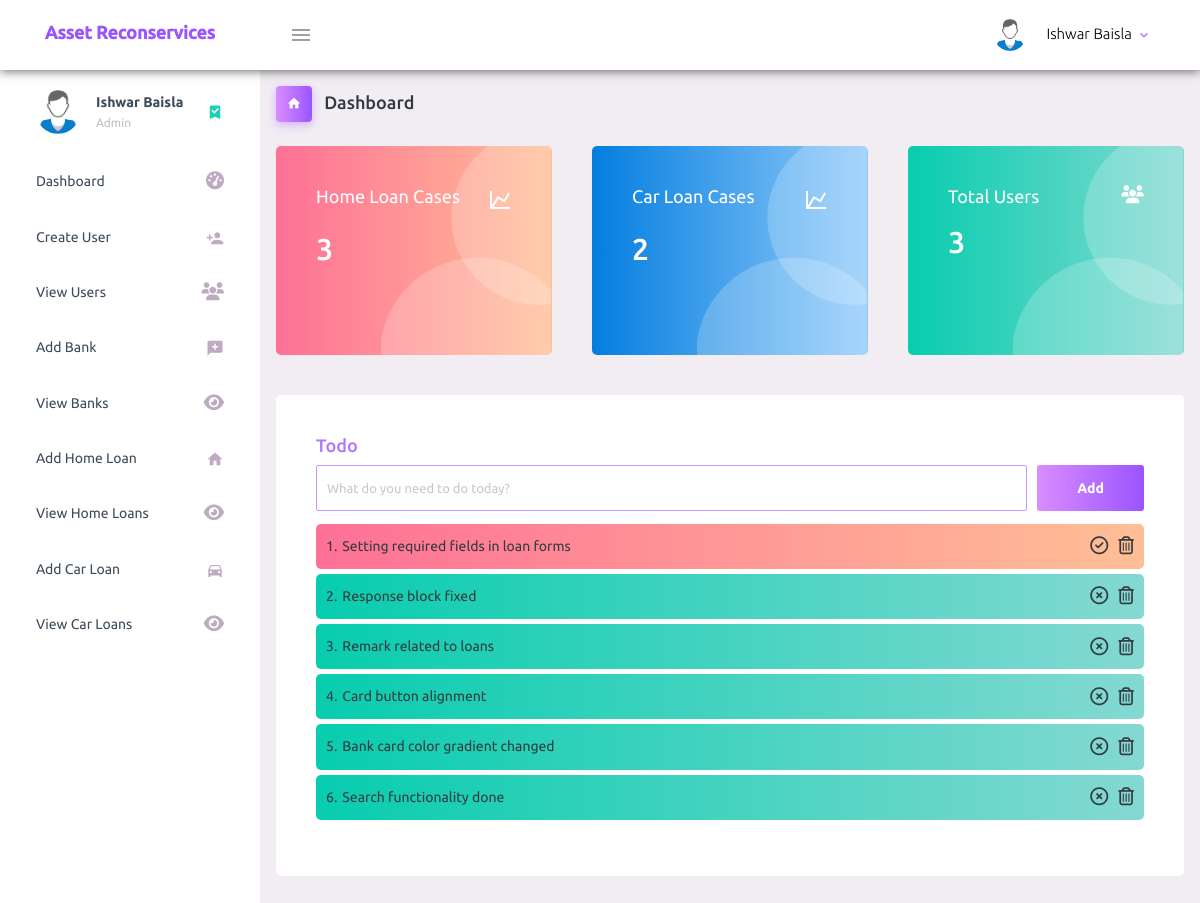
The page / (signed in) on the database as committed earlier.
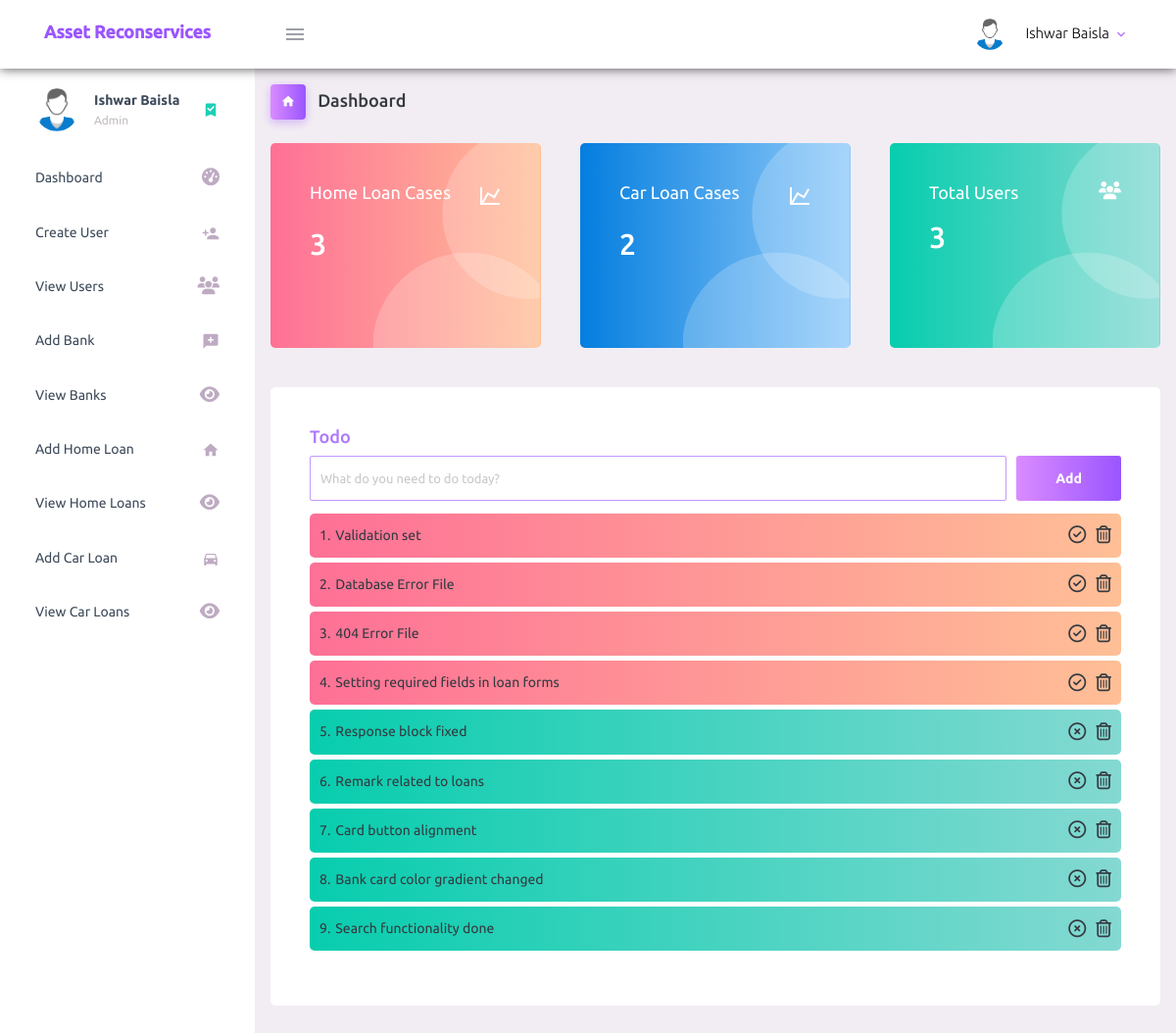
The same page on the database as committed later.
### tables this page shows
CREATE TABLE `to_do` (
  `to_do_id` int(11) NOT NULL,
  `user_id` int(11) NOT NULL,
  `to_do_work` varchar(200) NOT NULL,
  `status` tinyint(4) NOT NULL
);

### index.php (the view, shortened to what this page needs)
<?php
  require_once('connection.php');
  $sql = "SELECT user_id FROM user_registration";
  $result = $conn->query($sql);
  $total_users = $result->num_rows;
  $sql = "SELECT home_loan_cid FROM home_loan";
  $result = $conn->query($sql);
  $total_home_loan = $result->num_rows;
  $sql = "SELECT car_loan_cid FROM car_loan";
  $result = $conn->query($sql);
  $total_car_loan = $result->num_rows;
?>
<!DOCTYPE html>
<html lang="en">
  <head>
    <link rel="stylesheet" href="assets/vendors/mdi/css/materialdesignicons.min.css">
    <link rel="stylesheet" href="assets/vendors/css/vendor.bundle.base.css">
    <link rel="stylesheet" href="assets/css/style.css">
  </head>
  <body>
    <div class="container-scroller">
      <?php require 'includes/dashboard-header.php'; ?>
      <div class="container-fluid page-body-wrapper">
        <?php require 'includes/side-navigation.php'; ?>
        <div class="main-panel">
          <div class="content-wrapper">
            <div class="page-header">
              <h3 class="page-title">
                <span class="page-title-icon bg-gradient-primary text-white mr-2">
                  <i class="mdi mdi-home"></i>
                </span> Dashboard
              </h3>
            </div>
            <div class="row">
              <div class="col-md-4 stretch-card grid-margin">
                <div class="card bg-gradient-danger card-img-holder text-white">
                  <div class="card-body">
                    <img src="assets/images/dashboard/circle.svg" class="card-img-absolute" alt="circle-image" />
                    <h4 class="font-weight-normal mb-3">Home Loan Cases <i class="mdi mdi-chart-line mdi-24px float-right"></i>
                    </h4>
                    <h2 class="mb-5"><?php echo $total_home_loan; ?></h2>
                  </div>
                </div>
              </div>
              <div class="col-md-4 stretch-card grid-margin">
                <div class="card bg-gradient-info card-img-holder text-white">
                  <div class="card-body">
                    <img src="assets/images/dashboard/circle.svg" class="card-img-absolute" alt="circle-image" />
                    <h4 class="font-weight-normal mb-3">Car Loan Cases <i class="mdi mdi-chart-line mdi-24px float-right"></i>
                    </h4>
                    <h2 class="mb-5"><?php echo $total_car_loan; ?></h2>
                  </div>
                </div>
              </div>
              <div class="col-md-4 stretch-card grid-margin">
                <div class="card bg-gradient-success card-img-holder text-white">
                  <div class="card-body">
                    <img src="assets/images/dashboard/circle.svg" class="card-img-absolute" alt="circle-image" />
                    <h4 class="font-weight-normal mb-3">Total Users <i class="fas fa-users mdi-24px float-right"></i>
                    </h4>
                    <h2 class="mb-5"><?php echo $total_users; ?></h2>
                  </div>
                </div>
              </div>
              <div class="col-md-12 grid-margin stretch-card">
                <div class="card">
                  <div class="card-body">
                    <h4 class="theme-text">Todo</h4>
                    <form class="d-flex" method="POST">
                      <input style="margin-right: 10px;" type="text" id="to-do-work" class="form-control todo-list-input form-input" placeholder="What do you need to do today?">
                      <button class="add btn btn-gradient-primary font-weight-bold todo-list-add-btn" type="submit" id="add-task">Add</button>
                    </form>
                    <div class="">
                      <ul id="all-to-do-list" class="">
                        <?php
                            $sql = "SELECT * FROM to_do WHERE user_id = '$_SESSION[user_id]' ORDER BY to_do_id DESC";
                            $result = $conn->query($sql);
                            $index = 0;
                            while($row = $result->fetch_assoc()){
                              if($row['status'] == '0')
                                  $css_class = 'bg-gradient-danger';
                              if($row['status'] == '1')
                                  $css_class = 'bg-gradient-success'
                          ?>
                          <li class="<?php echo $css_class; ?>">
                              <div>
                                  <span><?php echo ($index+1).'.'; ?></span>
                                  <label><?php echo $row['to_do_work']; ?></label>
                              </div>
                              <span>
                                  <?php if($row['status'] == '0'){ ?>
                                          <i class="far fa-check-circle make-status-success"></i>
                                  <?php
                                      }
                                  ?>
                                  <?php if($row['status'] == '1'){ ?>
                                          <i class="far fa-times-circle make-status-incomplete"></i>
                                  <?php
                                      }
                                  ?>
                                  <i class="far fa-trash-alt remove-to-do-work"></i>
                              </span>
                          </li>
                          <?php
                            $index += 1;
                            }
                        ?>
                      </ul>
                    </div>
                  </div>
                </div>
              </div>
        </div>
      </div>
    </div>
  </body>
</html>

### includes/dashboard-header.php (shortened to what this page needs)
<nav class="asset-header navbar default-layout-navbar col-lg-12 col-12 p-0 fixed-top d-flex flex-row">
  <div class="text-center navbar-brand-wrapper d-flex align-items-center justify-content-center">
    <a class="navbar-brand brand-logo" href="index.php">
      <h3 class="logo-container">
        <span style=" font-size:18px;">Asset Reconservices</span>
      </h3>
    </a>
  </div>
  <div class="navbar-menu-wrapper d-flex align-items-stretch">
    <button class="navbar-toggler navbar-toggler align-self-center" type="button" data-toggle="minimize">
      <span class="mdi mdi-menu"></span>
    </button>
    <ul class="navbar-nav navbar-nav-right">
      <li class="nav-item nav-profile dropdown">
        <a class="nav-link dropdown-toggle" id="profileDropdown" href="#" data-toggle="dropdown" aria-expanded="false">
          <div class="nav-profile-img">
            <img src="assets/images/faces-clipart/pic-1.png" alt="">
          </div>
          <div class="nav-profile-text">
            <p class="mb-1 text-black"><?php echo $_SESSION['user_full_name']; ?></p>
          </div>
        </a>
      </li>
    </div>
</nav>

### includes/side-navigation.php (shortened to what this page needs)
<div class="sidebar-space-cover"></div>
<nav class="sidebar sidebar-offcanvas" id="sidebar">
  <ul class="nav">
  <li class="nav-item nav-profile">
      <a href="#" class="nav-link">
        <div class="nav-profile-image">
            <img src="assets/images/faces-clipart/pic-1.png" alt="">
        </div>
        <div class="nav-profile-text d-flex flex-column">
          <span class="font-weight-bold mb-2"><?php echo $_SESSION['user_full_name']; ?></span>
          <span class="text-secondary text-small">
            <?php
              $logged_in_user_role = $_SESSION['user_role'];
              if($logged_in_user_role == '2')
                echo 'Admin';
            ?>
          </span>
        </div>
        <i class="mdi mdi-bookmark-check text-success nav-profile-badge"></i>
      </a>
    </li>
    <li class="nav-item">
      <a class="nav-link" href="index.php">
        <span class="menu-title">Dashboard</span>
        <i class="fas fa-tachometer-alt menu-icon"></i>
      </a>
    </li>
    <?php if($logged_in_user_role == '2'){ ?>
    <li class="nav-item">
      <a class="nav-link" href="create-user.php  ">
        <span class="menu-title">Create User</span>
        <i class="mdi mdi-account-plus menu-icon"></i>
      </a>
    </li>
    <?php } ?>
    <?php if($logged_in_user_role == '2'){ ?>
    <li class="nav-item">
      <a class="nav-link" href="view-users.php  ">
        <span class="menu-title">View Users</span>
        <i class="fas fa-users menu-icon"></i>
      </a>
    </li>
    <?php } ?>
    <?php if($logged_in_user_role != '0'){ ?>
    <li class="nav-item">
      <a class="nav-link" href="add-bank.php  ">
        <span class="menu-title">Add Bank</span>
        <i class="mdi mdi-message-plus menu-icon"></i>
      </a>
    </li>
    <?php } ?>
    <?php if($logged_in_user_role != '0'){ ?>
    <li class="nav-item">
      <a class="nav-link" href="view-banks.php  ">
        <span class="menu-title">View Banks</span>
        <i class="fas fa-eye menu-icon"></i>
      </a>
    </li>
    <?php } ?>
    <li class="nav-item">
      <a class="nav-link" href="home-loan.php  ">
        <span class="menu-title">Add Home Loan</span>
        <i class="mdi mdi-home menu-icon"></i>
      </a>
    </li>
    <li class="nav-item">
      <a class="nav-link" href="view-home-loans.php  ">
        <span class="menu-title">View Home Loans</span>
        <i class="fas fa-eye menu-icon"></i>
      </a>
    </li>
    <li class="nav-item">
      <a class="nav-link" href="car-loan.php  ">
        <span class="menu-title">Add Car Loan</span>
        <i class="mdi mdi-car menu-icon"></i>
      </a>
    </li>
    <li class="nav-item">
      <a class="nav-link" href="view-car-loans.php  ">
        <span class="menu-title">View Car Loans</span>
        <i class="fas fa-eye menu-icon"></i>
      </a>
    </li>
  </ul>
</nav>

Rows that differ between the two databases and show on the page:
added to_do: to_do_work "Validation set", status 0 (drawn)
added to_do: to_do_work "Database Error File", status 0 (drawn)
added to_do: to_do_work "404 Error File", status 0 (drawn)
